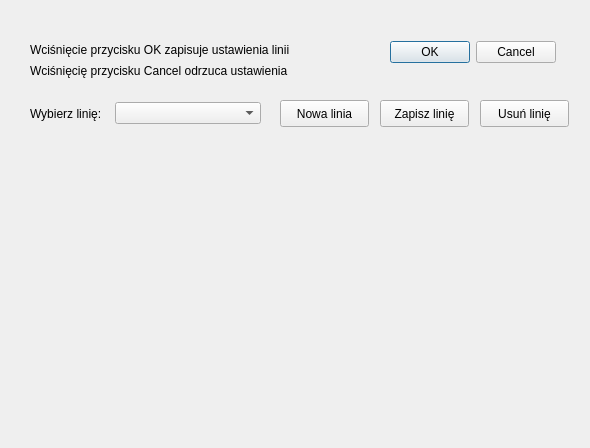
<?xml version="1.0" encoding="UTF-8"?>
<ui version="4.0">
 <class>LineSettingForm</class>
 <widget class="QWidget" name="LineSettingForm">
  <property name="geometry">
   <rect>
    <x>0</x>
    <y>0</y>
    <width>590</width>
    <height>448</height>
   </rect>
  </property>
  <property name="windowTitle">
   <string>Ustawianie linii</string>
  </property>
  <widget class="QWidget" name="layoutWidget">
   <property name="geometry">
    <rect>
     <x>30</x>
     <y>100</y>
     <width>231</width>
     <height>27</height>
    </rect>
   </property>
   <layout class="QHBoxLayout" name="horizontalLayout">
    <property name="spacing">
     <number>0</number>
    </property>
    <item>
     <widget class="QLabel" name="label">
      <property name="sizePolicy">
       <sizepolicy hsizetype="Fixed" vsizetype="Preferred">
        <horstretch>0</horstretch>
        <verstretch>0</verstretch>
       </sizepolicy>
      </property>
      <property name="text">
       <string>Wybierz linię:    </string>
      </property>
     </widget>
    </item>
    <item>
     <widget class="QComboBox" name="lineComboBox"/>
    </item>
   </layout>
  </widget>
  <widget class="QPushButton" name="saveLinePushButton">
   <property name="geometry">
    <rect>
     <x>380</x>
     <y>100</y>
     <width>89</width>
     <height>27</height>
    </rect>
   </property>
   <property name="text">
    <string>Zapisz linię</string>
   </property>
  </widget>
  <widget class="QDialogButtonBox" name="buttonBox">
   <property name="geometry">
    <rect>
     <x>390</x>
     <y>40</y>
     <width>166</width>
     <height>25</height>
    </rect>
   </property>
   <property name="standardButtons">
    <set>QDialogButtonBox::Cancel|QDialogButtonBox::Ok</set>
   </property>
  </widget>
  <widget class="QFrame" name="frame_4">
   <property name="geometry">
    <rect>
     <x>30</x>
     <y>40</y>
     <width>331</width>
     <height>41</height>
    </rect>
   </property>
   <property name="frameShape">
    <enum>QFrame::NoFrame</enum>
   </property>
   <property name="frameShadow">
    <enum>QFrame::Raised</enum>
   </property>
   <layout class="QGridLayout" name="gridLayout_4">
    <property name="leftMargin">
     <number>0</number>
    </property>
    <property name="topMargin">
     <number>0</number>
    </property>
    <property name="rightMargin">
     <number>0</number>
    </property>
    <property name="bottomMargin">
     <number>0</number>
    </property>
    <property name="spacing">
     <number>0</number>
    </property>
    <item row="0" column="0">
     <layout class="QVBoxLayout" name="verticalLayout_4">
      <property name="spacing">
       <number>0</number>
      </property>
      <item>
       <widget class="QLabel" name="label_44">
        <property name="locale">
         <locale language="Polish" country="Poland"/>
        </property>
        <property name="text">
         <string>&lt;html&gt;&lt;head/&gt;&lt;body&gt;&lt;p&gt;Wciśnięcie przycisku OK zapisuje ustawienia linii&lt;/p&gt;&lt;/body&gt;&lt;/html&gt;</string>
        </property>
       </widget>
      </item>
      <item>
       <widget class="QLabel" name="label_45">
        <property name="locale">
         <locale language="Polish" country="Poland"/>
        </property>
        <property name="text">
         <string>&lt;html&gt;&lt;head/&gt;&lt;body&gt;&lt;p&gt;Wciśnięcię przycisku Cancel odrzuca ustawienia&lt;/p&gt;&lt;/body&gt;&lt;/html&gt;</string>
        </property>
       </widget>
      </item>
     </layout>
    </item>
   </layout>
  </widget>
  <widget class="QPushButton" name="deleteLinePushButton">
   <property name="geometry">
    <rect>
     <x>480</x>
     <y>100</y>
     <width>89</width>
     <height>27</height>
    </rect>
   </property>
   <property name="text">
    <string>Usuń linię</string>
   </property>
  </widget>
  <widget class="QPushButton" name="newLinePushButton">
   <property name="geometry">
    <rect>
     <x>280</x>
     <y>100</y>
     <width>89</width>
     <height>27</height>
    </rect>
   </property>
   <property name="text">
    <string>Nowa linia</string>
   </property>
  </widget>
 </widget>
 <resources/>
 <connections/>
</ui>
